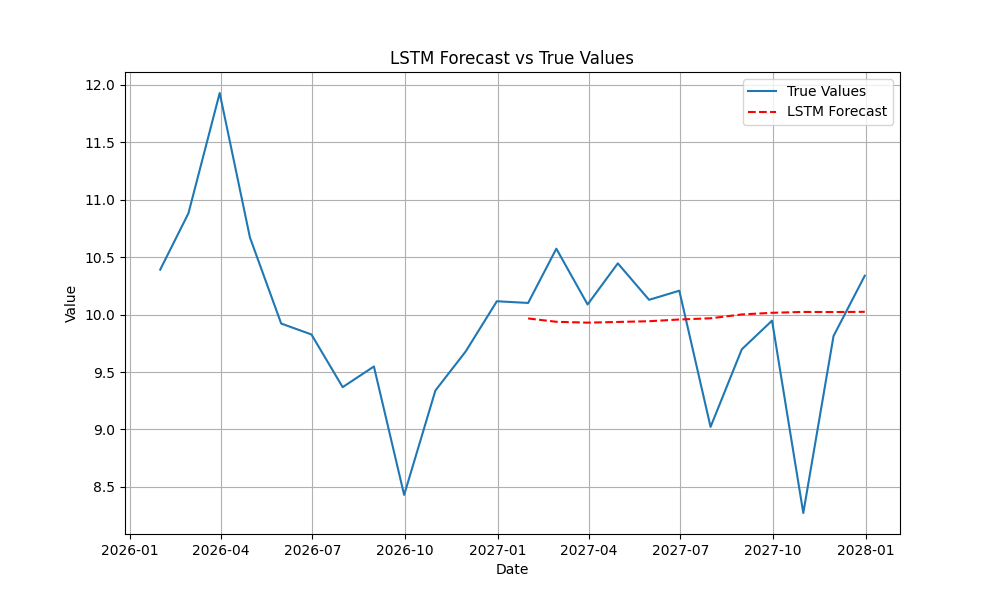

Python code for this plot:
import numpy as np
import pandas as pd
import matplotlib.pyplot as plt
from sklearn.preprocessing import MinMaxScaler
from sklearn.metrics import mean_squared_error, mean_absolute_error, r2_score
from tensorflow.keras.models import Sequential
from tensorflow.keras.layers import LSTM, Dense, Dropout

# Example time series data
np.random.seed(0)
date_range = pd.date_range(start='2008-01-01', periods=240, freq='M')
data = 10 + 0.8 * np.sin(2 * np.pi * date_range.month /
                         12) + np.random.normal(0, 0.5, 240)
time_series = pd.Series(data, index=date_range)

# Normalize the data
scaler = MinMaxScaler(feature_range=(0, 1))
scaled_data = scaler.fit_transform(time_series.values.reshape(-1, 1))

# Prepare the dataset for LSTM


def create_dataset(data, time_step=10):
    X, y = [], []
    for i in range(len(data) - time_step):
        X.append(data[i:(i + time_step), 0])
        y.append(data[i + time_step, 0])
    return np.array(X), np.array(y)


time_step = 10
X, y = create_dataset(scaled_data)
X = X.reshape(X.shape[0], X.shape[1], 1)

# Build LSTM model
model = Sequential()
model.add(LSTM(units=50, return_sequences=True, input_shape=(time_step, 1)))
model.add(Dropout(0.2))
model.add(LSTM(units=50))
model.add(Dropout(0.2))
model.add(Dense(units=1))
model.compile(optimizer='adam', loss='mean_squared_error')

# Train the model
model.fit(X, y, epochs=20, batch_size=32, verbose=0)

# Forecast and evaluate
X_test = scaled_data[-(time_step + 12):-12].reshape(1, time_step, 1)
lstm_forecast = []
for _ in range(12):
    pred = model.predict(X_test)
    lstm_forecast.append(pred[0, 0])
    X_test = np.append(X_test[:, 1:, :], pred.reshape(1, 1, 1), axis=1)

lstm_forecast = scaler.inverse_transform(
    np.array(lstm_forecast).reshape(-1, 1)).flatten()
lstm_rmse = np.sqrt(mean_squared_error(time_series[-12:], lstm_forecast))
lstm_mae = mean_absolute_error(time_series[-12:], lstm_forecast)
lstm_r2 = r2_score(time_series[-12:], lstm_forecast)

print(f"LSTM RMSE: {lstm_rmse:.2f}, MAE: {lstm_mae:.2f}, R²: {lstm_r2:.2f}")

# Plot the results
plt.figure(figsize=(10, 6))
plt.plot(time_series[-24:], label='True Values')
plt.plot(time_series.index[-12:], lstm_forecast,
         label='LSTM Forecast', linestyle='--', color='red')
plt.title('LSTM Forecast vs True Values')
plt.xlabel('Date')
plt.ylabel('Value')
plt.legend()
plt.grid(True)
plt.show()
